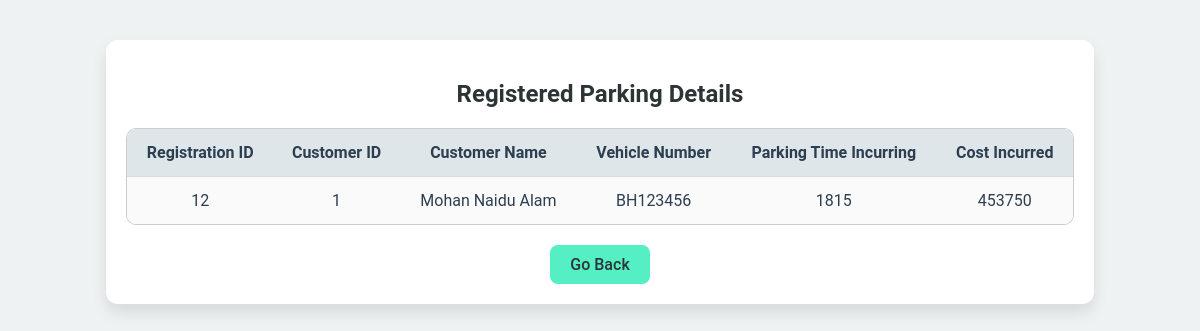
Page /show/4/1 (signed in) on the earlier database version.
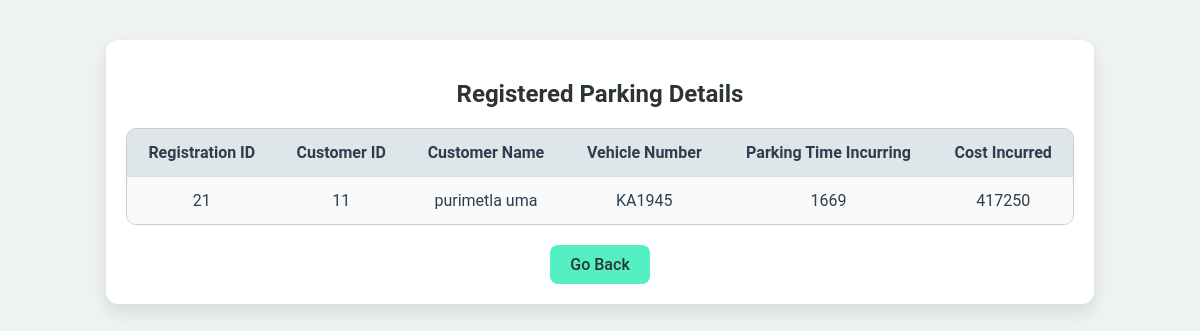
Same page on the later database version.
### model/models.py (models this page shows)
class Registeredspot(db.Model):
    __tablename__ = 'registeredspot'
    registration_id = db.Column(db.Integer,autoincrement=True,primary_key=True)
    registered_spot_id = db.Column(db.Integer,db.ForeignKey('parkingspot.spot_id'),nullable=False)
    registered_user_id = db.Column(db.Integer,db.ForeignKey('user.user_id'),nullable=False)
    parking_timestamp = db.Column(db.DateTime, default=lambda: datetime.now())
    leaving_timestamp = db.Column(db.DateTime, nullable=True)
    vehicle_no  = db.Column(db.String(12),nullable=False)
    cost_per_hour = db.Column(db.Integer,nullable=False)

class User(db.Model):
    __tablename__ = "user"
    user_id = db.Column(db.Integer,autoincrement=True,primary_key = True)
    user_name = db.Column(db.String(45),nullable=False)
    email = db.Column(db.String(45),nullable=False)
    password = db.Column(db.String(45),nullable=False)
    address = db.Column(db.String(50),nullable=False)
    pincode = db.Column(db.Integer,nullable=False)

### controllers/admin_func.py (the view)
@app.route('/show/<int:spot_id>/<int:lot_id>')
def show(spot_id,lot_id):
    if(request.method=='GET'):
        if('admin_name' in session and 'a_email' in session and 'a_pass' in session):
            parkinglot = Parkinglot.query.filter_by(lot_id=lot_id).first()
            registered_spot = db.session.query(Registeredspot).filter(Registeredspot.registered_spot_id==spot_id,Registeredspot.leaving_timestamp==None).first()
            user = User.query.filter_by(user_id=registered_spot.registered_user_id).first()
            print(registered_spot)
            parking_time = None
            total_hours = 0
            total_price = 0
            flag = False
            if(registered_spot):
                parking_time = datetime.now() - registered_spot.parking_timestamp
                total_sec = parking_time.total_seconds()
                print(total_sec)
                total_hours = int(total_sec/3600)
                print(total_hours)
                if(total_hours <= 1):
                    total_price=parkinglot.price
                else:
                    total_price=parkinglot.price*total_hours
            return render_template('registered_details.html',registered_spot=registered_spot,hours = total_hours , price=total_price,lot_id=lot_id,user=user)
        else:
            return redirect(url_for('admin_homepage'))

### templates/registered_details.html (shortened to what this page needs)
{% extends 'base.html' %}
{% block content %}
<div class="container">
    <h2>Registered Parking Details</h2>
    <table>
        <thead>
            <tr>
                <th>Registration ID</th>
                <th>Customer ID</th>
                <th>Customer Name</th>
                <th>Vehicle Number</th>
                <th>Parking Time Incurring</th>
                <th>Cost Incurred</th>
            </tr>
        </thead>
        <tbody>
            <tr>
                <td>{{ registered_spot.registration_id }}</td>
                <td>{{ registered_spot.registered_user_id }}</td>
                <td>{{ user.user_name }}</td>
                <td>{{ registered_spot.vehicle_no }}</td>
                <td>{{ hours }}</td>
                <td>{{ price }}</td>
            </tr>
        </tbody>
    </table>
    <center><a href="{{ url_for('expansion', lot_id=lot_id) }}">Go Back</a></center>
</div>
{% endblock %}

Differences in the rows shown:
no longer on this page (row edited): Registeredspot: registration_id "12", registered_user_id "1", vehicle_no "BH123456"
no longer on this page (row edited): User: user_name "Mohan Naidu Alam"
added Registeredspot: registration_id "21", registered_user_id "11", vehicle_no "KA1945"
added User: user_name "purimetla uma"
Other differences:
{{ hours }}: "1815" → "1669"
{{ price }}: "453750" → "417250"
